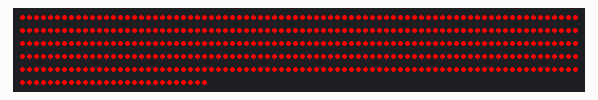
A sketch run on a simulated Arduino Uno, built with avr-gcc and run on an emulated ATmega328P. Shown: 427 RGB LEDs in strip order, left to right, continuing on the next row. Dim RGB values are drawn brighter than linear.

Above: at 0.17 s.
At 2.91 s:
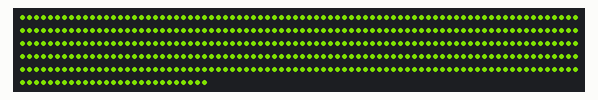
At 9.31 s:
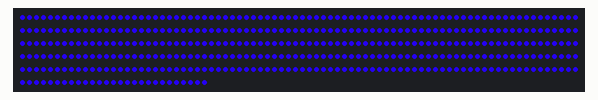
At 18.77 s:
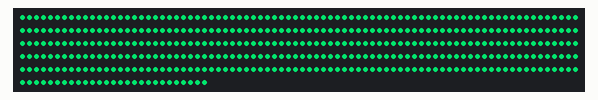
At 27.92 s:
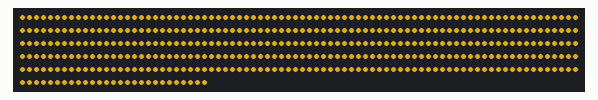
At 37.37 s:
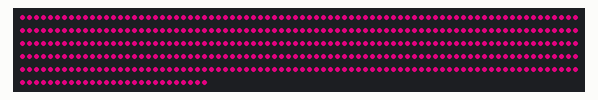

The sketch:

Led_lights_v1.ino
```cpp
#include <FastLED.h>

CRGB leds[427];

int r = 255;
int b = 0;
int g = 0;

void setup()
{
  FastLED.addLeds<WS2812, 2, GRB>(leds, 427);
}

void loop()
{
  if(r > 0 && b == 0){
    r--;
    g++;
  }
  if(g > 0 && r == 0){
    g--;
    b++;
  }
  if(b > 0 && g == 0){
    r++;
    b--;
  }

  for(int i = 0; i < 427; i++)
  {
    leds[i] = CRGB(r, g, b);
  }
  FastLED.show();
}
```
